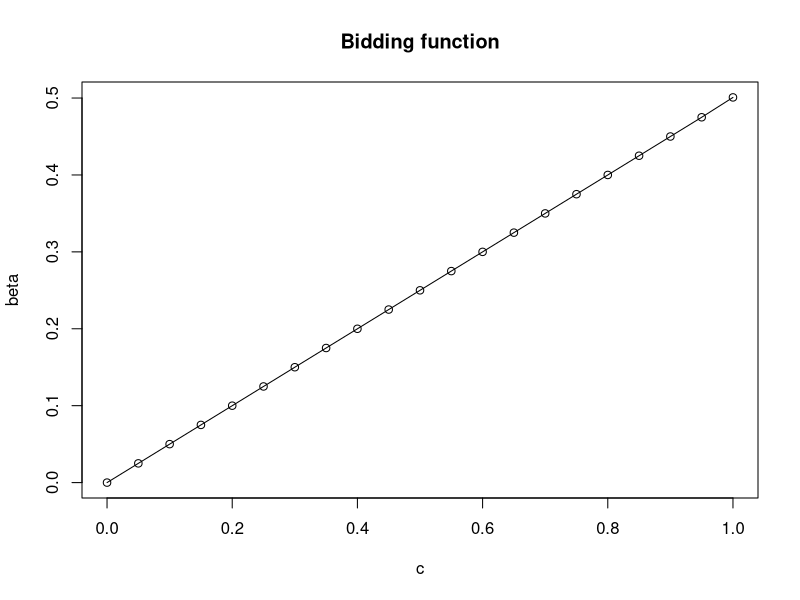

Source code (R):

# Distribution (CDF) of contextual value.
G <- function(c) {
  return(c)
}

# Derivative of G.
dG <- function(c) {
  return(1)
}

Gtilde <- function(v) {
  return(p*G(max((v-kappa)/(1-kappa),0))+(1-p)*G(min(v/(1-kappa),1)))
}

dGtilde <- function(v) {
  if (v < 1-kappa) {
    return((1-p)*dG(v/(1-kappa))/(1-kappa))
  }
  if ((v >= 1-kappa) && (v <= kappa)) {
    return(0)
  }
  if (v > kappa) {
    return(p*dG((v-kappa)/(1-kappa))/(1-kappa))
  }
}

interpolate_vec <- function(c,vec) {
  if ((c < 0) || (c > 1)) {
    return(0)
  }
  x <- (length(vec)-1)*c+1
  xi <- floor(x)
  xip <- xi + 1
  if (xip > length(vec)) {
    xip <- length(vec)
  }
  xr <- x %% 1
  interpolate_val <- (1-xr)*vec[xi] + xr*vec[xip]
  interpolate_val <- max(min(interpolate_val, 1),0)
  return(interpolate_val)
}

p <- 0.5
kappa <- 0.5
n1 <- 5
n2 <- 5

N <- 20 # Number steps in [0,1] interval
alpha <- 1 # Convergence speed.

dc <- 1/N

# The analytical equilibrium if beta < 1-kappa.
beta_low <- (1-kappa)*(0:N)/N

# Turning vector index into c location in [0,1] 
cval <- function(k) {
  return((k-1)*dc)
}

# Inverse a monotonically increasing function (return max beta^{-1}[0,f)).
Inverse_Fn <- function(f, vec) {
  k <- 1
  while ((vec[k] <= f) && (k <= length(vec))) {
    k <- k+1
  }
  k <- k-1
  c <- cval(k)
  return(c)
}

u <- function(beta, beta_, k) {
  # We know analytically that beta = (1-kappa)*c if beta < 1-kappa, so we will impose this on beta_.
  for (j in 1:length(beta_)) {
    if (beta_[j] <= 1-kappa) {
      beta_[j] <- beta_low[j]
    }
  }
  
  Int1 <- 0
  j <- 1
  while (cval(j) < max((beta[k]-kappa)/(1-kappa),0)) {
    Int1 <- Int1 + dc*p*(1-kappa)*(cval(k)-cval(j))*(G(Inverse_Fn(kappa + (1-kappa)*cval(j), beta_))^(n2-1))*(n1*(G(cval(j))^(n1-1))*dG(cval(j)))
    j <- j+1
  }
  if (is.na(Int1)){
    Int1 <- 0
  }
  
  Int2 <- 0
  j <- 1
  while (cval(j) < Inverse_Fn(beta[k], beta_)) {
    Int2 <- Int2 + dc*p*(kappa + (1-kappa)*cval(k) - beta_[j])*(G(max((beta_[j]-kappa)/(1-kappa),0))^n1)*((n2-1)*(G(cval(j))^(n2-2))*dG(cval(j)))
    j <- j+1
  }
  if (is.na(Int2)){
    Int2 <- 0
  }
  
  Int3 <- 0
  j <- 1
  while (cval(j) < min(beta[k]/(1-kappa),1)) {
    Int3 <- Int3 + dc*(1-p)*(1-kappa)*(cval(k)-cval(j))*(G(Inverse_Fn((1-kappa)*cval(j), beta_))^(n2-1))*(n1*(G(cval(j))^(n1-1))*dG(cval(j)))
    j <- j+1
  }
  if (is.na(Int3)){
    Int3 <- 0
  }
  
  Int4 <- 0
  j <- 1
  while (cval(j) < Inverse_Fn(beta[k], beta_)) {
    Int4 <- Int4 + dc*(1-p)*((1-kappa)*cval(k) - beta_[j])*(G(min(beta_[j]/(1-kappa),1))^n1)*((n2-1)*(G(cval(j))^(n2-2))*dG(cval(j)))
    j <- j+1
  }
  if (is.na(Int4)){
    Int4 <- 0
  }
  
  return(Int1 + Int2 + Int3 + Int4)
}

beta <- kappa + (1-kappa)*(0:N)/N # Guess initial beta.
max_iter <- 1000
ii <- 0
while (ii < max_iter) {
  beta_ <- beta
  for (i in 1:length(beta)) {
    dbeta <- rep(0,length(beta))
    dbeta[i] <- 1.5*dc # The factor 1.5 is a numerical trick. Sometimes it is problematic to test the same step size as the (integer multiple of) step size used in numerical integration.
    u_ <- u(beta, beta, i)
    up <- u(beta + dbeta, beta, i)
    um <- u(beta - dbeta, beta, i)
    
    if ((u_ < up) || (u_ < um)) {
      if (up >= um) {
        #beta[i] <- min(beta[i] + dc,1) 
        beta[i] <- min(beta[i] + alpha*(up-u_),1)
      }
      if (um > up) {
        #beta[i] <- min(beta[i] - dc,0) #max(beta[i] - alpha*(um-u_),0)
        beta[i] <- max(beta[i] - alpha*(um-u_),0)
      }
    }
  }
  
  # In the iteration, beta may stuck on either beta < 1-kappa equilibrium or beta > kappa equilibrium. Makes sure we reach the 'global maximum' by comparing which one is better.
  # We only check this after beta converges to some extend, so wait until ii > something...
  if (ii > max_iter/2) {
    transition_idx <- 0
    for (i in 1:length(beta)) {
      u1 <- u(beta, beta, i)
      u2 <- u(beta_low, beta_low, i)
      if ((u1 < u2) || (beta[i] <= 1-kappa)) {
        transition_idx <- i
      }
    }
    print(paste("beta < 1-kappa for i <", transition_idx))
    if ((transition_idx > 0) && (transition_idx < length(beta))) {
      beta <- c(beta_low[1:transition_idx], beta[(transition_idx+1):length(beta)])
    }
    if (transition_idx == length(beta)) {
      beta <- beta_low
    }
  }
  
  Dbeta <- sum((beta-beta_)^2)
  ii <- ii + 1
  print(paste("iter = ", ii, "Dbeta = ", Dbeta))
}

plot((0:N)/N, beta, type='o', xlab="c", ylab="beta", main="Bidding function")

################################################################################
# Compute common--value publisher revenues

w_pin = 0
for (i in 1:N) {
  w_pin <- w_pin + dc*(n1+n2)*(n1+n2-1)*(kappa*p+(1-kappa)*cval(i))*(1-G(cval(i)))*(G(cval(i))^(n1+n2-2))*dG(cval(i))
}

w_mtia = 0
for (i in 1:N) {
  w_mtia <- w_mtia + dc*p*n1*n2*(kappa + (1-kappa)*cval(i))*(1 - G(Inverse_Fn(kappa + (1-kappa)*cval(i), beta)))*(G(cval(i))^(n1-1))*(G(Inverse_Fn(kappa + (1-kappa)*cval(i), beta))^(n2-1))*dG(cval(i))
  w_mtia <- w_mtia + dc*p*n1*n2*beta[i]*(1-G(max((beta[i]-kappa)/(1-kappa),0)))*(G(max((beta[i]-kappa)/(1-kappa),0))^(n1-1))*(G(cval(i))^(n2-1))*dG(cval(i))
  if (n1 > 1) {
    w_mtia <- w_mtia + dc*p*n1*(n1-1)*(kappa + (1-kappa)*cval(i))*(1 - G(cval(i)))*(G(cval(i))^(n1-2))*(G(Inverse_Fn(kappa + (1-kappa)*cval(i), beta))^n2)*dG(cval(i))
  }
  if (n2 > 1) {
    w_mtia <- w_mtia + dc*p*n2*(n2-1)*beta[i]*(1-G(cval(i)))*(G(max((beta[i]-kappa)/(1-kappa),0))^n1)*(G(cval(i))^(n2-2))*dG(cval(i))
  }
  
  w_mtia <- w_mtia + dc*(1-p)*n1*n2*(1-kappa)*cval(i)*(1 - G(Inverse_Fn((1-kappa)*cval(i), beta)))*(G(cval(i))^(n1-1))*(G(Inverse_Fn((1-kappa)*cval(i), beta))^(n2-1))*dG(cval(i))
  w_mtia <- w_mtia + dc*(1-p)*n1*n2*beta[i]*(1-G(min(beta[i]/(1-kappa),1)))*(G(min((beta[i]-kappa)/(1-kappa),1))^(n1-1))*(G(cval(i))^(n2-1))*dG(cval(i))
  if (n1 > 1) {
    w_mtia <- w_mtia + dc*(1-p)*n1*(n1-1)*(1-kappa)*cval(i)*(1 - G(cval(i)))*(G(cval(i))^(n1-2))*(G(Inverse_Fn((1-kappa)*cval(i), beta))^n2)*dG(cval(i))
  }
  if (n2 > 1) {
    w_mtia <- w_mtia + dc*(1-p)*n2*(n2-1)*beta[i]*(1-G(cval(i)))*(G(min(beta[i]/(1-kappa),1))^n1)*(G(cval(i))^(n2-2))*dG(cval(i))
  }
}

w_ct = w_pin

print("Compute common--value publisher revenues:")
print(paste("w_pin =", w_pin, "w_mtia =", w_mtia, "w_ct =", w_ct))

################################################################################
# Compute common--value conversion rates

v_pin = 0
for (i in 1:N) {
  v_pin <- v_pin + dc*(n1+n2)*(kappa*p+(1-kappa)*cval(i))*(G(cval(i))^(n1+n2-1))*dG(cval(i))
}

v_mtia = 0
for (i in 1:N) {
  v_mtia <- v_mtia + dc*p*n1*(kappa + (1-kappa)*cval(i))*(G(cval(i))^(n1-1))*(G(Inverse_Fn(kappa + (1-kappa)*cval(i), beta))^n2)*dG(cval(i))
  v_mtia <- v_mtia + dc*p*n2*(kappa + (1-kappa)*cval(i))*(G(max((beta[i]-kappa)/(1-kappa),0))^n1)*(G(cval(i))^(n2-1))*dG(cval(i))

  v_mtia <- v_mtia + dc*(1-p)*n1*(1-kappa)*cval(i)*(G(cval(i))^(n1-1))*(G(Inverse_Fn((1-kappa)*cval(i), beta))^n2)*dG(cval(i))
  v_mtia <- v_mtia + dc*(1-p)*n2*(1-kappa)*cval(i)*(G(min(beta[i]/(1-kappa),1))^n1)*(G(cval(i))^(n2-1))*dG(cval(i))
}

v_ct = v_pin

print("Compute common--value conversion rates:")
print(paste("v_pin =", v_pin, "v_mtia =", v_mtia, "v_ct =", v_ct))

################################################################################
# Compute independent--value publisher revenues

w_pin = 0
for (i in 1:N) {
  w_pin <- w_pin + dc*(n1+n2)*(n1+n2-1)*cval(i)*(1-Gtilde(cval(i)))*(Gtilde(cval(i))^(n1+n2-2))*dGtilde(cval(i))
}

w_mtia = 0
for (i in 1:N) {
  if (n1 > 1) {
    w_mtia <- w_mtia + dc*n1*(n1-1)*cval(i)*(1-Gtilde(cval(i)))*(Gtilde(cval(i))^(n1-2))*(G(min(max((cval(i)-kappa*p)/(1-kappa),0),1))^n2)*dGtilde(cval(i))
  }
  w_mtia <- w_mtia + dc*n1*n2*cval(i)*(1-G(min(max((cval(i)-kappa*p)/(1-kappa),0),1)))*(Gtilde(cval(i))^(n1-1))*(G(min(max((cval(i)-kappa*p)/(1-kappa),0),1))^(n2-1))*dGtilde(cval(i))
  w_mtia <- w_mtia + dc*n1*n2*(kappa*p + (1-kappa)*cval(i))*(1-Gtilde(kappa*p+(1-kappa)*cval(i)))*(Gtilde(kappa*p+(1-kappa)*cval(i))^(n1-1))*(G(cval(i))^(n2-1))*dG(cval(i))
  if (n2 > 1) {
    w_mtia <- w_mtia + dc*n2*(n2-1)*(kappa*p + (1-kappa)*cval(i))*(1-G(cval(i)))*(Gtilde(kappa*p+(1-kappa)*cval(i))^n1)*(G(cval(i))^(n2-2))*dG(cval(i))
  }
}

w_ct = 0
for (i in 1:N) {
  w_ct <- w_ct + dc*(n1+n2)*(n1+n2-1)*(kappa*p+(1-kappa)*cval(i))*(1-G(cval(i)))*(G(cval(i))^(n1+n2-2))*dG(cval(i))
}

print("Compute independent--value publisher revenues:")
print(paste("w_pin =", w_pin, "w_mtia =", w_mtia, "w_ct =", w_ct))

################################################################################
# Compute independent--value conversion rates

v_pin = 0
# for (i in 1:N) {
#   v_pin <- v_pin + dc*(n1+n2)*cval(i)*(Gtilde(cval(i))^(n1+n2-1))*dGtilde(cval(i))
# }
for (i in 1:N) {
  v_pin <- v_pin + dc*(1-p)*(n1+n2)*(1-kappa)*cval(i)*(((1-p)*G(cval(i)))^(n1+n2-1))*dG(cval(i))
  v_pin <- v_pin + dc*p*(n1+n2)*(kappa+(1-kappa)*cval(i))*((p*G(cval(i))+1-p)^(n1+n2-1))*dG(cval(i))
}

v_mtia = 0
for (i in 1:N) {
  v_mtia <- v_mtia + dc*n1*cval(i)*(Gtilde(cval(i))^(n1-1))*(G(min(max((cval(i)-kappa*p)/(1-kappa),0),1))^n2)*dGtilde(cval(i))
  v_mtia <- v_mtia + dc*n2*(kappa*p + (1-kappa)*cval(i))*(Gtilde(kappa*p+(1-kappa)*cval(i))^n1)*(G(cval(i))^(n2-1))*dG(cval(i))
}

v_ct = 0
for (i in 1:N) {
  v_ct <- v_ct + dc*(n1+n2)*(kappa*p+(1-kappa)*cval(i))*(G(cval(i))^(n1+n2-1))*dG(cval(i))
}

print("Compute independent--value conversion rates:")
print(paste("v_pin =", v_pin, "v_mtia =", v_mtia, "v_ct =", v_ct))

################################################################################

# 
# # Guess initial beta. We have two guesses, one for beta < 1-kappa, another for beta > kappa. We suspect these will lead to two different equilibrium.
# # In the end, for a given c, the actual symmetric equilibrium shall be taken to be the one that maximizes u(beta, beta, c).
# ini_beta <- list((1-kappa)*(0:N)/N, kappa + (1-kappa)*(0:N)/N)
# sol_beta <- ini_beta
# max_iter <- 1000
# 
# for (jj in 1:2) {
#   beta <- ini_beta[[jj]]
#   ii <- 0
#   while (ii < max_iter) {
#     beta_ <- beta
#     for (i in 1:length(beta)) {
#       dbeta <- rep(0,length(beta))
#       dbeta[i] <- dc
#       u_ <- u(beta, beta, i)
#       up <- u(beta + dbeta, beta, i)
#       um <- u(beta - dbeta, beta, i)
#       
#       if ((u_ < up) || (u_ < um)) {
#         if (up >= um) {
#           #beta[i] <- min(beta[i] + dc,1) 
#           beta[i] <- min(beta[i] + alpha*(up-u_),1)
#         }
#         if (um > up) {
#           #beta[i] <- min(beta[i] - dc,0) #max(beta[i] - alpha*(um-u_),0)
#           beta[i] <- max(beta[i] - alpha*(um-u_),0)
#         }
#       }
#     }
#     Dbeta <- sum((beta-beta_)^2)
#     ii <- ii + 1
#     print(paste("iter = ", ii, "Dbeta = ", Dbeta))
#   }
#   sol_beta[[jj]] <- beta
# }
# 
# beta <- sol_beta[[2]]
# lower <- FALSE
# for (i in 2:length(beta)) {
#   if (!lower) {
#     u1 <- u(sol_beta[[1]], sol_beta[[1]], length(beta)-i+1)
#     u2 <- u(sol_beta[[2]], sol_beta[[2]], length(beta)-i+1)
#     if (u1 > u2) {
#       print(i)
#       lower <- TRUE
#     }
#   } else {
#     beta[length(beta)-i+1] <- sol_beta[[1]][length(beta)-i+1]
#   }
# }
# 
# plot(beta, type='o')

